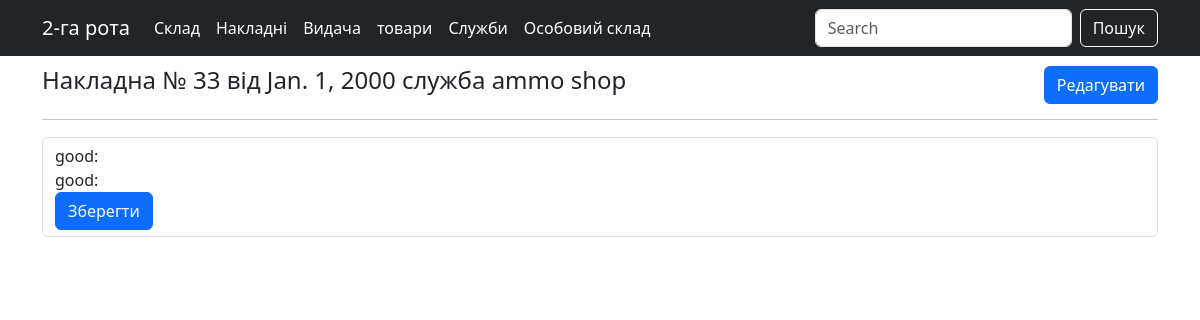
Page /index/material/consignment_goods/detail/2/ on the earlier database version.
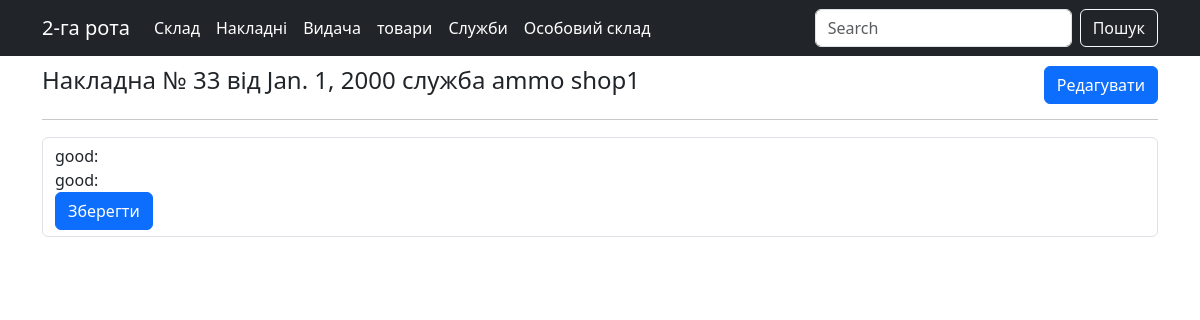
Same page on the later database version.
### material/models.py (models this page shows, shortened)
class Consignment(models.Model):
    cons_number = models.CharField(
        max_length=50, blank=True, null=True, verbose_name="Номер")
    cons_date = models.DateField(
        blank=True, null=True, default="2000-01-01", verbose_name="Дата")
    cons_agent = models.ForeignKey(
        "service", on_delete=models.PROTECT, blank=True, null=True, verbose_name="Служба")
    cons_status = models.BooleanField(
        default=True, verbose_name="Приходна накладна")

class Service(models.Model):
    service_name = models.CharField(
        max_length=50, blank=True, null=True, verbose_name="Найменування служби")
    service_comm = models.CharField(
        max_length=50, blank=True, null=True, verbose_name="Начальник")
    def __str__(self):
        return self.service_name or ''

### material/views.py (the view, shortened to what this page needs)
# urls.py: path("consignment_goods/detail/<int:pk>/", ConsignmentGoodsDetail.as_view(),
class ConsignmentGoodsDetail(SingleObjectMixin, FormView):
    model = Consignment
    template_name = 'material/consignment_detail.html'
    def get(self, request, *args, **kwargs):
        self.object = self.get_object(queryset=Consignment.objects.all())
        return super().get(request, *args, **kwargs)
    def get_form(self, form_class=None):
        return ConsignmentGoodsFormSet(**self.get_form_kwargs(), instance=self.object)

### material/templates/material/consignment_detail.html (shortened to what this page needs)
{% extends "material/base_material.html" %}
{% block content %}
<head></head>
<div class="container" style="padding-top:10px">
  <span>
    <h4 style="display:inline-block">Накладна № {{object.cons_number}}
      від {{object.cons_date}} служба {{object.cons_agent}}</h4>
    <a href='{}' class="btn btn-primary" style="float:right">Редагувати</a>
  </span>
  <hr size=4>
    <section class = "section" style = "font-size:14px" >
      <form method="post" action="{% url 'consignment_goods-detail' pk=object.id %}" class='form-group form-control'>
          {% for good_form in form.forms %}
              {% if good_form.instance.id %}
              good: {{ good_form.instance.goods_name }}
              {% endif %}
          {% endfor %}
        <button type='submit' class='btn btn-primary'>Зберегти</button>
      </form>
    </section>
{% endblock %}

Differences in the rows shown:
changed Consignment: cons_agent "ammo shop" → "ammo shop1"
